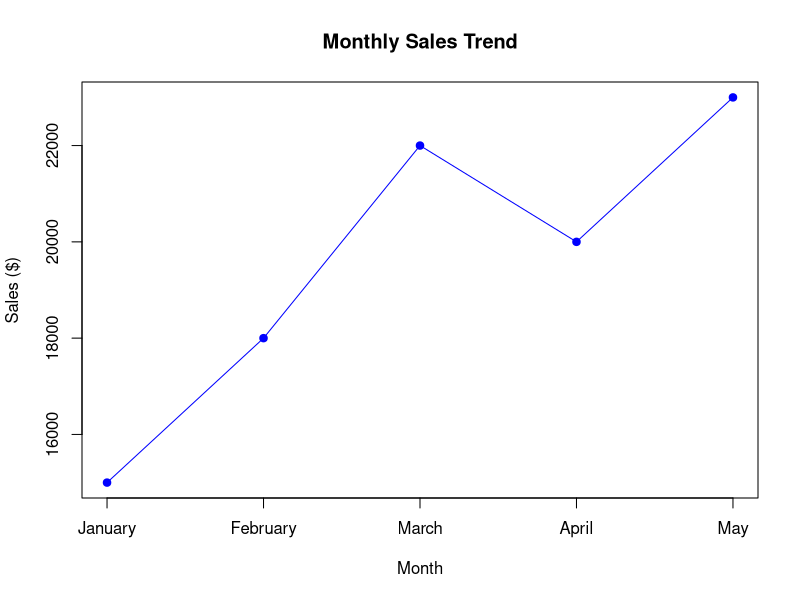

Recreate this plot in R.
month <- c("January", "February", "March", "April", "May")
sales <- c(15000, 18000, 22000, 20000, 23000)

plot(
  sales,
  type = "o",
  pch = 19,
  xaxt = "n",
  xlab = "Month",
  ylab = "Sales ($)",
  main = "Monthly Sales Trend",
  col = "blue"
)

axis(1, at = 1:5, labels = month)
